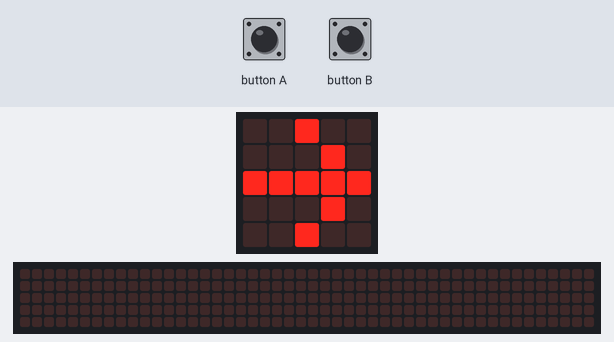
A program run on a simulated BBC micro:bit running MicroPython. Parts: the board's 5×5 LED display, a strip that is not on the board, showing the scrolling text unrolled. The test bench sets the inputs (shaded band). Dim RGB values are drawn brighter than linear; the 48×5 strip is a reading aid, not a part: it shows the text the display is scrolling, unrolled, one strip-width of it at a time.

Above: at 4.4 s.
At 19.5 s:
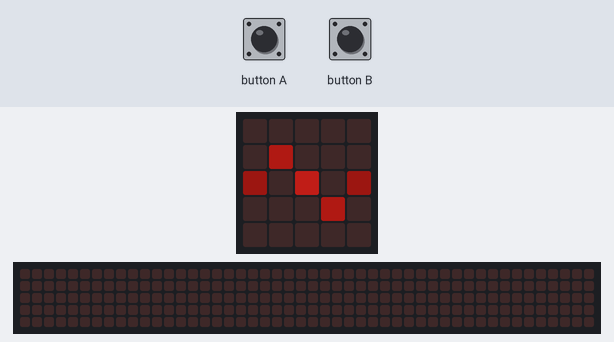
19.6 s: button A pressed for 0.15 s
At 19.67 s:
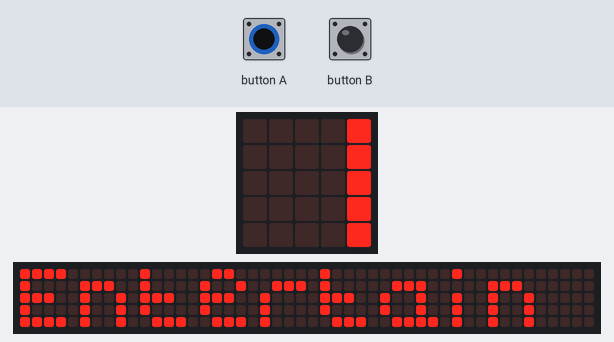

Measured:
- after the input at 19.6 s, the display: changes at once (image 2)
- what the display in image 0 shows lasts 1.0 s, from 4.3 s to 5.3 s

The program:

music_player.py
```python
# music player for all internal tunes
# button A - next tracks
# button B - play
# You must wait for a track to finish before trying to scroll through the tracks
from microbit import display, button_a, button_b, Image, sleep
import music

names = (
    ("Dadadadum", music.DADADADUM),
    ("Entertainer", music.ENTERTAINER),
    ("Prelude", music.PRELUDE),
    ("Ode", music.ODE),
    ("Nyan", music.NYAN),
    ("Ringtone", music.RINGTONE),
    ("Funk", music.FUNK),
    ("Blues", music.BLUES),
    ("Birthday", music.BIRTHDAY),
    ("Wedding", music.WEDDING),
    ("Funeral", music.FUNERAL),
    ("Punchline", music.PUNCHLINE),
    ("Python", music.PYTHON),
    ("Baddy", music.BADDY),
    ("Chase", music.CHASE),
    ("Ba Ding", music.BA_DING),
    ("Wawawawaa", music.WAWAWAWAA),
    ("Jump up", music.JUMP_UP),
    ("Jump down", music.JUMP_DOWN),
    ("Power up", music.POWER_UP),
    ("Power down", music.POWER_DOWN),
    )

# quaver fade
image = Image.MUSIC_QUAVER
image1 = image * 0.9
image2 = image * 0.8
image3 = image * 0.7
image4 = image * 0.6
image5 = image * 0.5
image6 = image * 0.4
image7 = image * 0.3
image8 = image * 0.2
fadeline = Image('00000:02000:10301:00020:00000:')
fade = [image, image1, image2, image3, image4, image5,
        image6, image7, image8, fadeline]

# sets params used for skipping through tracks
maxpos = len(names)-1
pos = 0

# startup
display.show(Image.ARROW_W)
sleep(1000)
display.scroll("skip")
display.show(Image.ARROW_E)
sleep(1000)
display.scroll("play")
display.show(fade, delay=100)
sleep(200)
display.scroll(names[pos][0])
display.show(fadeline)

# main
while True:
    if button_a.is_pressed():
        pos = pos + 1
        if (pos > maxpos):
            pos = 0
        display.scroll(names[pos][0])
        display.show(fadeline)
    if button_b.is_pressed():
        display.show(Image.MUSIC_QUAVER)
        music.play(names[pos][1])
        display.show(fade, delay=100)
```
